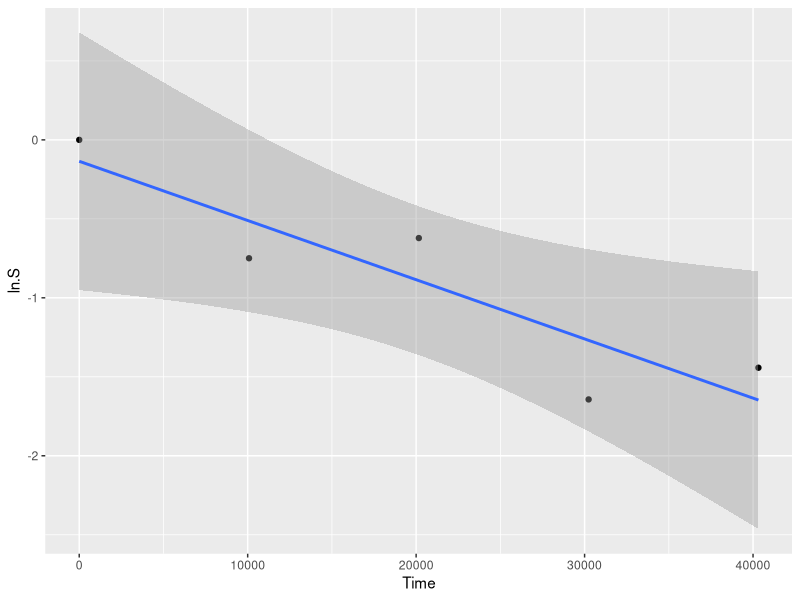
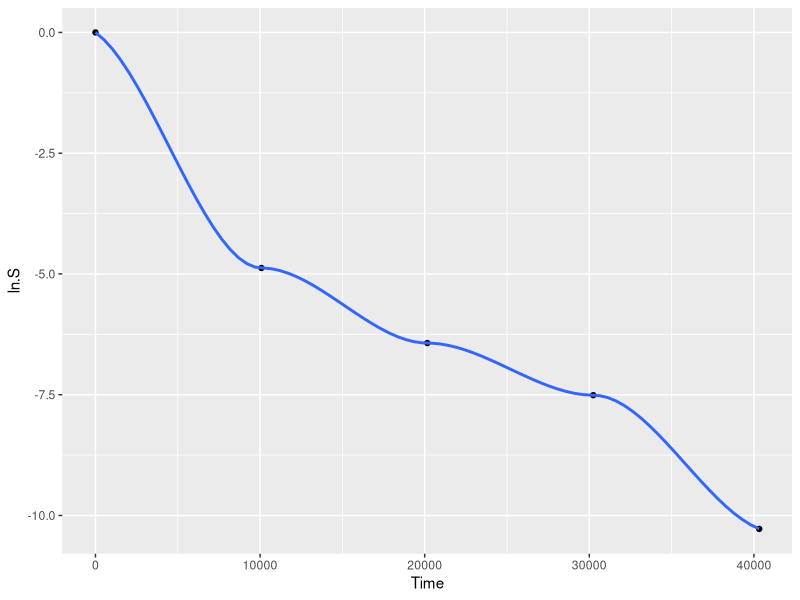
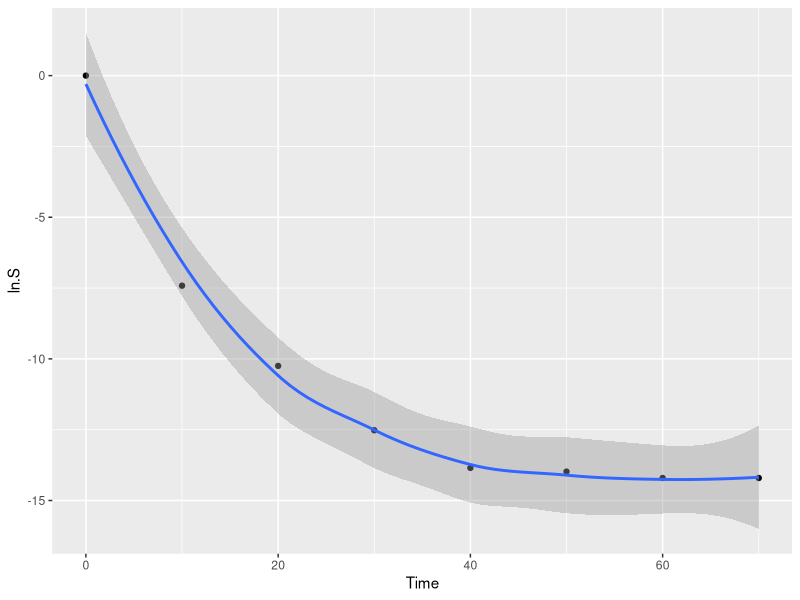
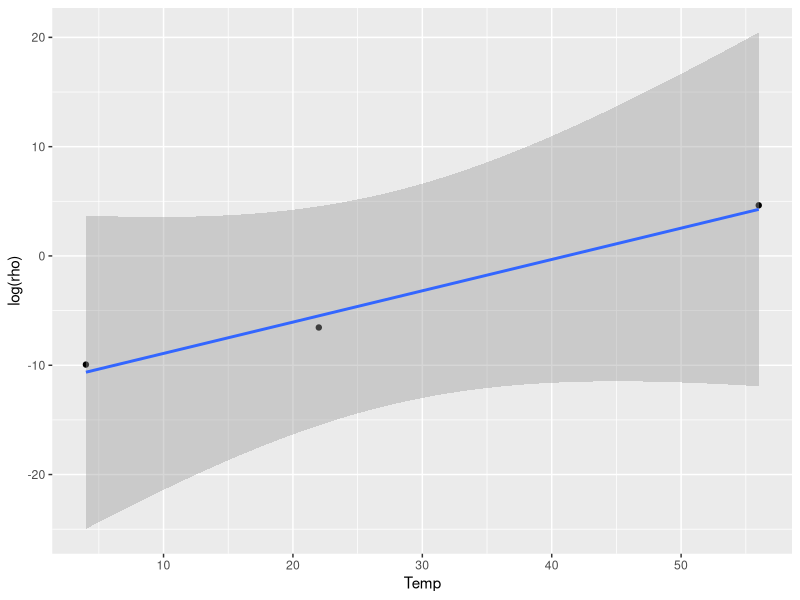
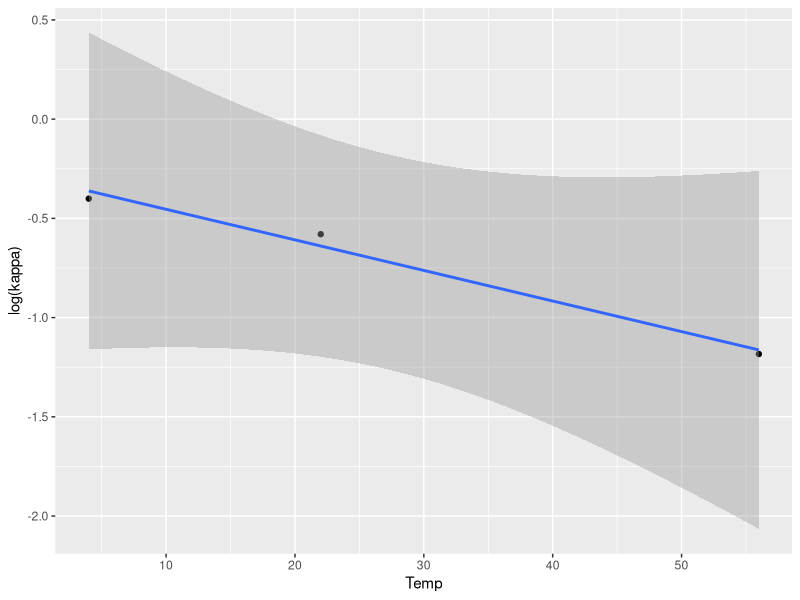
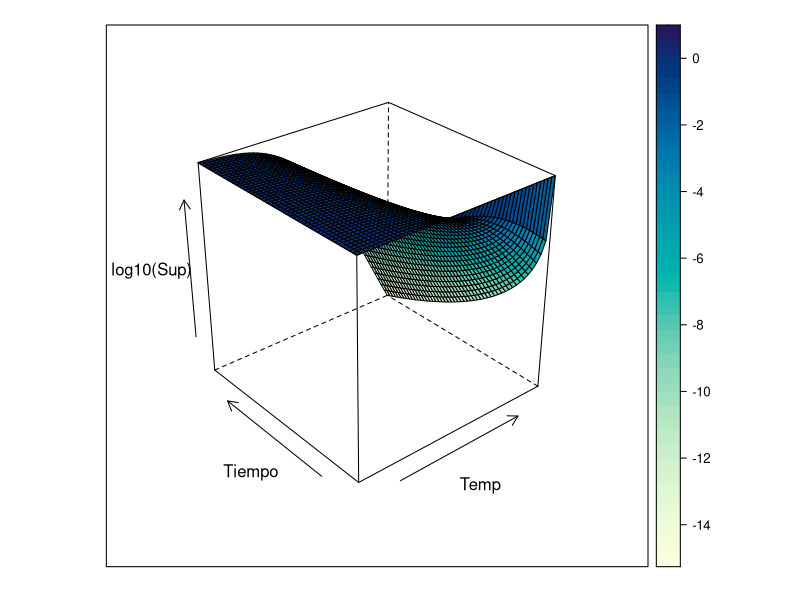

Write the R code that produced these figures, in order.
## ---- chunk 1
knitr::opts_chunk$set(echo = TRUE)
## ---- chunk 2
datos <- read.csv("Datos-HeV/HeV-survival.csv")

d.4 <- subset(datos, Temp == 4)
d.22 <- subset(datos, Temp == 22)
d.56 <- subset(datos, Temp == 56)
## ---- chunk 3
library(ggplot2)

ggplot(d.4) + geom_point(aes(x = Time, y = ln.S)) +
  geom_smooth(aes(x = Time, y = ln.S), method = "lm")

ggplot(d.22) + geom_point(aes(x = Time, y = ln.S)) +
  geom_smooth(aes(x = Time, y = ln.S), method = "loess")

ggplot(d.56) + geom_point(aes(x = Time, y = ln.S)) +
  geom_smooth(aes(x = Time, y = ln.S), method = "loess")
## ---- chunk 4
m4 <- nls(ln.S ~ -( rho * Time )^ (kappa), 
          data = d.4, 
          start = list(rho = 1, kappa = 0.9),
          lower = c(0.00001, 0.1),
          upper = c(1, 1),
          algorithm =  "port")

m22 <- nls(ln.S ~ -( rho * Time )^ (kappa), 
          data = d.22, 
          start = list(rho = 1, kappa = 0.9),
          lower = c(0.0001, 0.1),
          upper = c(1, 1),
          algorithm =  "port")

m56 <- nls(ln.S ~ -( rho * Time )^ (kappa), 
          data = d.56, 
          start = list(rho = 1, kappa = 0.9),
          lower = c(0.1, 0.1),
          upper = c(105, 1.5),
          algorithm =  "port")
## ---- chunk 5
par.estim <- data.frame(rbind(coef(m4), coef(m22), coef(m56)))

par.estim$Temp <-c(4, 22, 56)

ggplot(par.estim) + geom_point(aes(x = Temp, y = log(rho))) +
  geom_smooth(aes(x = Temp, y = log(rho)), method = "lm")
ggplot(par.estim) + geom_point(aes(x = Temp, y = log(kappa))) +
  geom_smooth(aes(x = Temp, y = log(kappa)), method = "lm")
## ---- chunk 6
m.rho <- lm(log(rho) ~ Temp, data = par.estim)
m.kappa <- lm(log(kappa) ~ Temp + Temp^2, data = par.estim)

rho.coef <- coef(m.rho)
kappa.coef <- coef(m.kappa)

coef.pk <- data.frame(par = c("ap", "Bp", "ak", "Bk"), 
                      valor = c(rho.coef, kappa.coef))
## ---- chunk 7
knitr::kable(coef.pk)
## ---- chunk 8
datos.nuevos <- expand.grid(Tiempo = seq(0, 1000, len = 50),
                            Temp = seq(4, 56, len = 50))
knitr::kable(head(datos.nuevos))
## ---- chunk 9
weib <- function(Tiempo = NA, Temp = NA, pars = NA){
  ap <- pars$ap
  Bp <- pars$Bp
  ak <- pars$ak
  Bk <- pars$Bk
  
  p <- exp(ap + Bp * Temp)
  k <- exp(ak + Bk * Temp)
  
  S <- exp(- (p * Tiempo) ^ k)
  return(S)
}
## ---- chunk 10
pars <- as.list(coef.pk$valor)
names(pars) <- coef.pk$par

Sup <- weib(Tiempo = datos.nuevos$Tiempo,
              Temp = datos.nuevos$Temp,
              pars = pars)

datos.nuevos$Sup <- Sup
## ---- chunk 11
library(lattice)

wireframe(log10(Sup) ~ Temp + Tiempo, data = datos.nuevos,
          drape = T)
